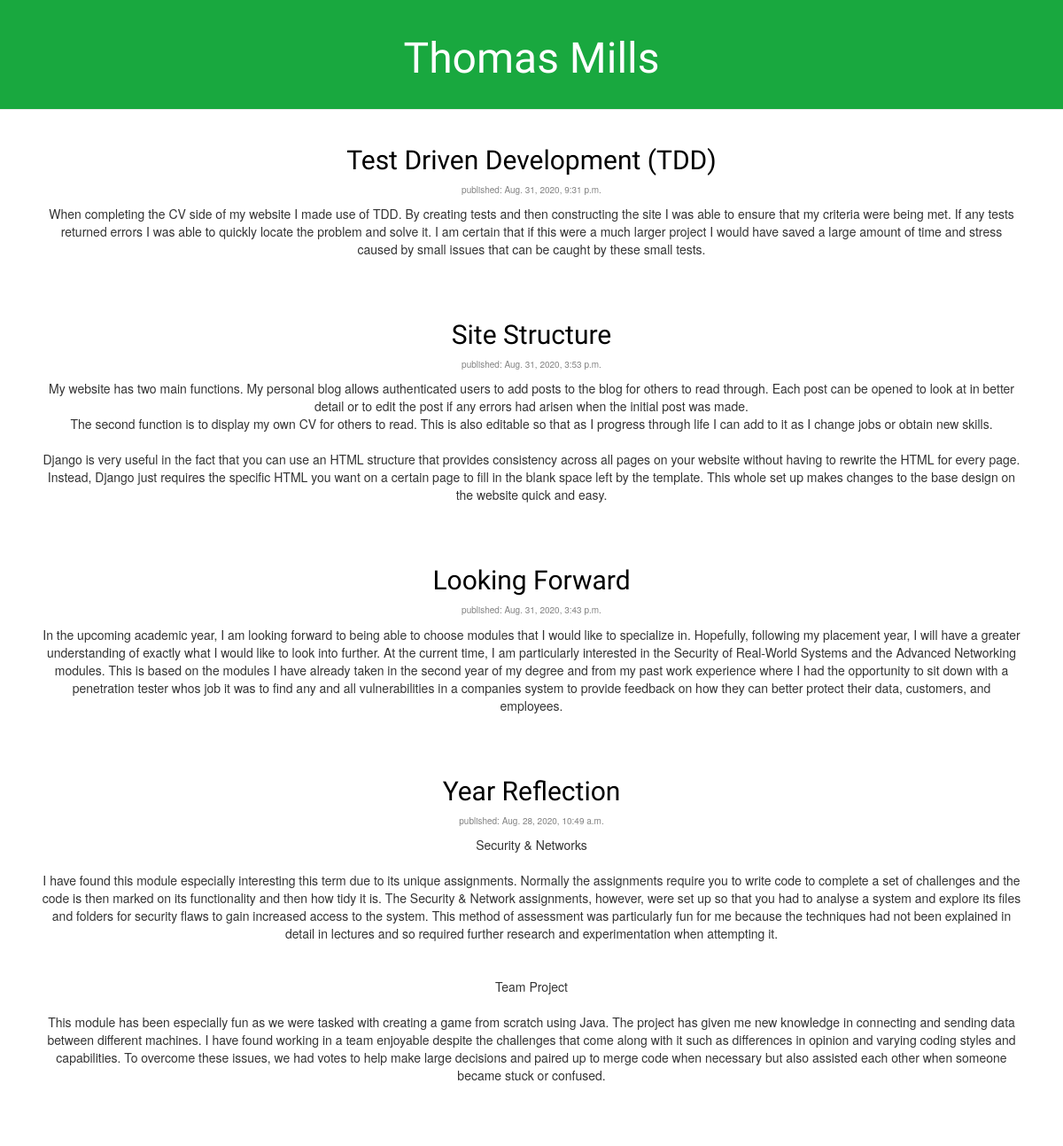
Before: / with the older database file.
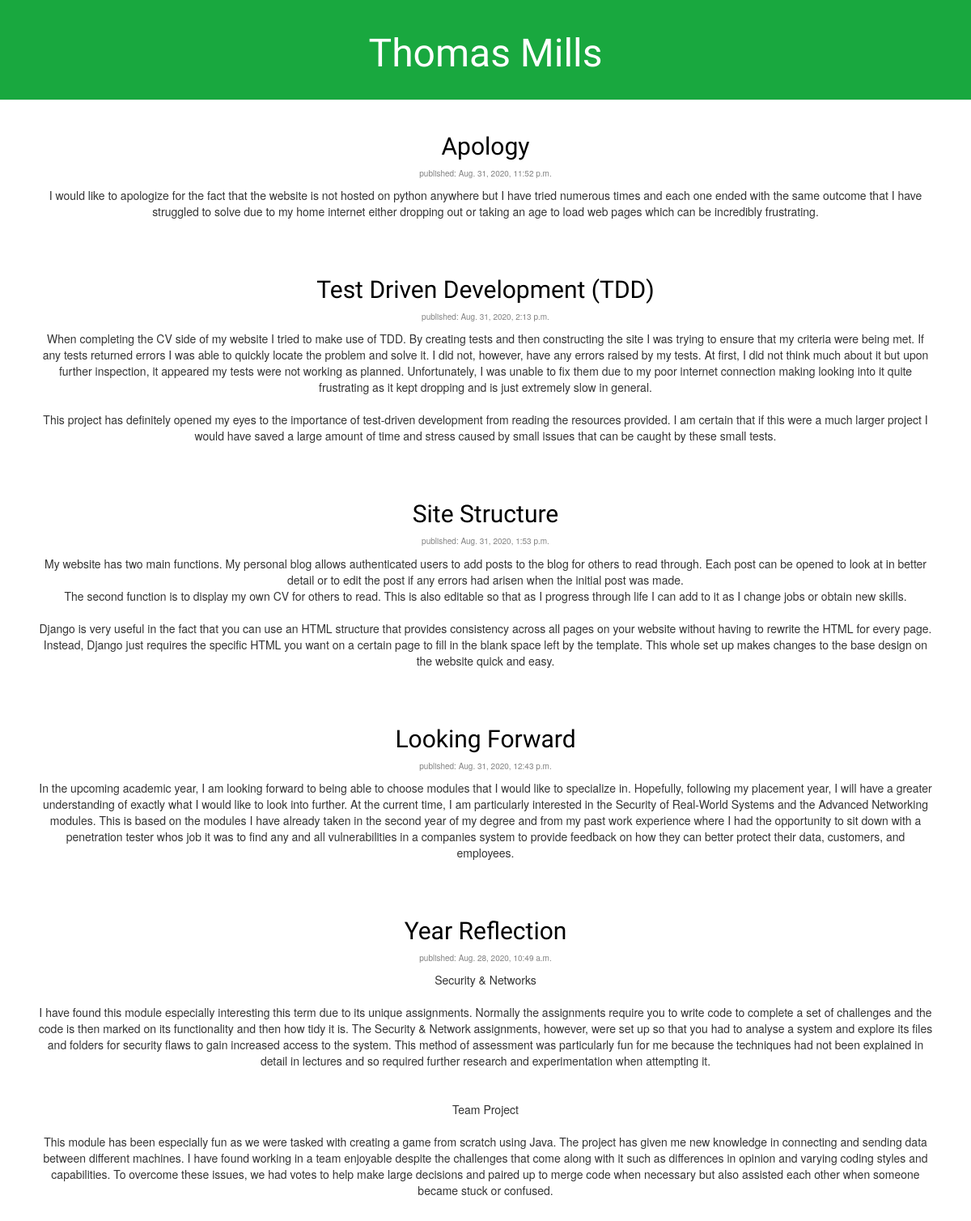
After: the same page with the newer database file.
### blog/models.py (models this page shows, shortened)
class Post(models.Model):
    author = models.ForeignKey(settings.AUTH_USER_MODEL, on_delete=models.CASCADE)
    title = models.CharField(max_length=200)
    text = models.TextField()
    image = models.ImageField(upload_to ='blog/static/img', blank=True)
    created_date = models.DateTimeField(default=timezone.now)
    published_date = models.DateTimeField(blank=True, null=True)

### blog/views.py (the view)
# urls.py: path('', views.post_list ,name='post_list'),
def post_list(request):
    posts = Post.objects.filter(published_date__lte=timezone.now()).order_by('-published_date')
    return render(request, 'blog/post_list.html', {'posts': posts})

### blog/templates/blog/post_list.html
{% extends 'blog/base.html' %}
{% block content %}
    {% for post in posts %}
        <div class="post">
            <h2><a href="{% url 'post_detail' pk=post.pk %}">{{ post.title }}</a></h2>
            <div class="date">
                <p>published: {{ post.published_date }}</p>
            </div>
            <p>{{ post.text|linebreaksbr }}</p>
        </div>
    {% endfor %}
{% endblock %}

Changed rows visible on the page:
added Post: title "Apology", published_date "Aug. 31, 2020, 11:52 p.m.", text "I would like to apologize for the fact that the website is not hosted on python anywhere but I have tried numerous times and each one ended with the same outcome that I have struggled to solve due to my home internet either dropping out or taking an age to load web pages which can be incredibly frustrating."
changed Post "Test Driven Development (TDD)": published_date "Aug. 31, 2020, 9:31 p.m." → "Aug. 31, 2020, 2:13 p.m."; text "…of my website I made use of TDD. By creating tests and then constructing the site I was able to ensure that my criteria were being met. If any tests returned errors I was able to quickly locate the problem and solve it. I am certain that…" → "…of my website I tried to make use of TDD. By creating tests and then constructing the site I was trying to ensure that my criteria were being met. If any tests returned errors I was able to quickly locate the problem and solve it. I did not, however, have any errors raised by my tests. At first, I did not think much about it but upon further inspection, it appeared my tests were not working as planned. Unfortunately, I was unable to fix them due to my poor internet connection making looking into it quite frustrating as it kept dropping and is just extremely slow in general. This project has definitely opened my eyes to the importance of test-driven development from reading the resources…"
changed Post "Site Structure": published_date "Aug. 31, 2020, 3:53 p.m." → "Aug. 31, 2020, 1:53 p.m."
changed Post "Looking Forward": published_date "Aug. 31, 2020, 3:43 p.m." → "Aug. 31, 2020, 12:43 p.m."
